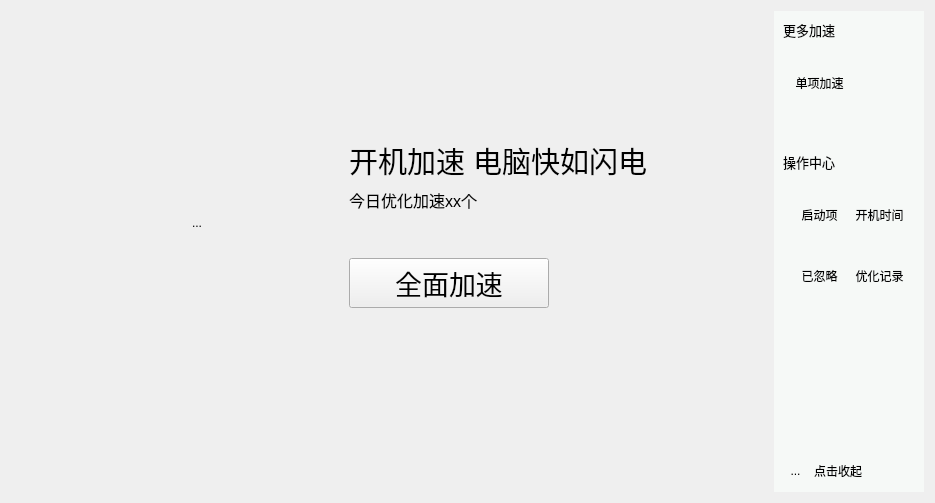
    <widget class="QWidget" name="Accelerate">
     <layout class="QHBoxLayout" name="horizontalLayout_27">
      <item>
       <layout class="QVBoxLayout" name="verticalLayout_8">
        <item>
         <widget class="QLabel" name="label_20">
          <property name="text">
           <string/>
          </property>
         </widget>
        </item>
        <item>
         <spacer name="verticalSpacer_11">
          <property name="orientation">
           <enum>Qt::Vertical</enum>
          </property>
          <property name="sizeHint" stdset="0">
           <size>
            <width>742</width>
            <height>68</height>
           </size>
          </property>
         </spacer>
        </item>
        <item>
         <layout class="QHBoxLayout" name="horizontalLayout_17">
          <item>
           <widget class="QLabel" name="label_36">
            <property name="minimumSize">
             <size>
              <width>80</width>
              <height>0</height>
             </size>
            </property>
            <property name="maximumSize">
             <size>
              <width>80</width>
              <height>16777215</height>
             </size>
            </property>
            <property name="text">
             <string/>
            </property>
           </widget>
          </item>
          <item>
           <layout class="QHBoxLayout" name="horizontalLayout_16">
            <item>
             <widget class="QToolButton" name="toolButton_67">
              <property name="minimumSize">
               <size>
                <width>200</width>
                <height>200</height>
               </size>
              </property>
              <property name="text">
               <string>...</string>
              </property>
              <property name="autoRaise">
               <bool>true</bool>
              </property>
             </widget>
            </item>
            <item>
             <widget class="QLabel" name="label_35">
              <property name="minimumSize">
               <size>
                <width>40</width>
                <height>0</height>
               </size>
              </property>
              <property name="maximumSize">
               <size>
                <width>40</width>
                <height>16777215</height>
               </size>
              </property>
              <property name="text">
               <string/>
              </property>
             </widget>
            </item>
            <item>
             <layout class="QVBoxLayout" name="verticalLayout_7">
              <item>
               <spacer name="verticalSpacer_13">
                <property name="orientation">
                 <enum>Qt::Vertical</enum>
                </property>
                <property name="sizeHint" stdset="0">
                 <size>
                  <width>20</width>
                  <height>40</height>
                 </size>
                </property>
               </spacer>
              </item>
              <item>
               <layout class="QHBoxLayout" name="horizontalLayout_13">
                <item>
                 <widget class="QLabel" name="label_41">
                  <property name="font">
                   <font>
                    <pointsize>22</pointsize>
                    <weight>50</weight>
                    <bold>false</bold>
                   </font>
                  </property>
                  <property name="text">
                   <string>开机加速 电脑快如闪电</string>
                  </property>
                 </widget>
                </item>
                <item>
                 <spacer name="horizontalSpacer_20">
                  <property name="orientation">
                   <enum>Qt::Horizontal</enum>
                  </property>
                  <property name="sizeHint" stdset="0">
                   <size>
                    <width>40</width>
                    <height>20</height>
                   </size>
                  </property>
                 </spacer>
                </item>
               </layout>
              </item>
              <item>
               <layout class="QHBoxLayout" name="horizontalLayout_12">
                <item>
                 <widget class="QLabel" name="label_42">
                  <property name="font">
                   <font>
                    <pointsize>12</pointsize>
                   </font>
                  </property>
                  <property name="text">
                   <string>今日优化加速xx个</string>
                  </property>
                 </widget>
                </item>
                <item>
                 <spacer name="horizontalSpacer_22">
                  <property name="orientation">
                   <enum>Qt::Horizontal</enum>
                  </property>
                  <property name="sizeHint" stdset="0">
                   <size>
                    <width>40</width>
                    <height>20</height>
                   </size>
                  </property>
                 </spacer>
                </item>
               </layout>
              </item>
              <item>
               <spacer name="verticalSpacer_7">
                <property name="orientation">
                 <enum>Qt::Vertical</enum>
                </property>
                <property name="sizeHint" stdset="0">
                 <size>
                  <width>20</width>
                  <height>40</height>
                 </size>
                </property>
               </spacer>
              </item>
              <item>
               <layout class="QHBoxLayout" name="horizontalLayout_11">
                <item>
                 <widget class="QPushButton" name="pushButton_13">
                  <property name="minimumSize">
                   <size>
                    <width>200</width>
                    <height>50</height>
                   </size>
                  </property>
                  <property name="font">
                   <font>
                    <pointsize>20</pointsize>
                   </font>
                  </property>
                  <property name="text">
                   <string>全面加速</string>
                  </property>
                 </widget>
                </item>
                <item>
                 <spacer name="horizontalSpacer_13">
                  <property name="orientation">
                   <enum>Qt::Horizontal</enum>
                  </property>
                  <property name="sizeHint" stdset="0">
                   <size>
                    <width>40</width>
                    <height>20</height>
                   </size>
                  </property>
                 </spacer>
                </item>
               </layout>
              </item>
              <item>
               <spacer name="verticalSpacer_8">
                <property name="orientation">
                 <enum>Qt::Vertical</enum>
                </property>
                <property name="sizeHint" stdset="0">
                 <size>
                  <width>20</width>
                  <height>40</height>
                 </size>
                </property>
               </spacer>
              </item>
             </layout>
            </item>
            <item>
             <spacer name="horizontalSpacer_21">
              <property name="orientation">
               <enum>Qt::Horizontal</enum>
              </property>
              <property name="sizeHint" stdset="0">
               <size>
                <width>40</width>
                <height>20</height>
               </size>
              </property>
             </spacer>
            </item>
           </layout>
          </item>
          <item>
           <spacer name="horizontalSpacer_23">
            <property name="orientation">
             <enum>Qt::Horizontal</enum>
            </property>
            <property name="sizeHint" stdset="0">
             <size>
              <width>40</width>
              <height>20</height>
             </size>
            </property>
           </spacer>
          </item>
         </layout>
        </item>
        <item>
         <spacer name="verticalSpacer_12">
          <property name="orientation">
           <enum>Qt::Vertical</enum>
          </property>
          <property name="sizeHint" stdset="0">
           <size>
            <width>742</width>
            <height>88</height>
           </size>
          </property>
         </spacer>
        </item>
        <item>
         <layout class="QHBoxLayout" name="horizontalLayout_10">
          <item>
           <widget class="QLabel" name="label_106">
            <property name="minimumSize">
             <size>
              <width>0</width>
              <height>50</height>
             </size>
            </property>
            <property name="text">
             <string/>
            </property>
           </widget>
          </item>
          <item>
           <spacer name="horizontalSpacer_6">
            <property name="orientation">
             <enum>Qt::Horizontal</enum>
            </property>
            <property name="sizeHint" stdset="0">
             <size>
              <width>40</width>
              <height>20</height>
             </size>
            </property>
           </spacer>
          </item>
         </layout>
        </item>
       </layout>
      </item>
      <item>
       <widget class="QWidget" name="widget_tool_5" native="true">
        <property name="minimumSize">
         <size>
          <width>150</width>
          <height>0</height>
         </size>
        </property>
        <property name="maximumSize">
         <size>
          <width>150</width>
          <height>16777215</height>
         </size>
        </property>
        <property name="styleSheet">
         <string notr="true">background-color: rgb(246, 249, 247);</string>
        </property>
        <layout class="QGridLayout" name="gridLayout_31">
         <item row="4" column="0" colspan="2">
          <widget class="QWidget" name="widget_25" native="true">
           <layout class="QGridLayout" name="gridLayout_32"/>
          </widget>
         </item>
         <item row="3" column="0" colspan="2">
          <widget class="QWidget" name="widget_27" native="true">
           <property name="minimumSize">
            <size>
             <width>0</width>
             <height>150</height>
            </size>
           </property>
           <property name="maximumSize">
            <size>
             <width>16777215</width>
             <height>150</height>
            </size>
           </property>
           <layout class="QGridLayout" name="gridLayout_8">
            <item row="0" column="0">
             <layout class="QHBoxLayout" name="horizontalLayout_63">
              <item>
               <widget class="QToolButton" name="toolButton_63">
                <property name="minimumSize">
                 <size>
                  <width>55</width>
                  <height>55</height>
                 </size>
                </property>
                <property name="maximumSize">
                 <size>
                  <width>55</width>
                  <height>55</height>
                 </size>
                </property>
                <property name="text">
                 <string>启动项</string>
                </property>
                <property name="autoRaise">
                 <bool>true</bool>
                </property>
               </widget>
              </item>
              <item>
               <widget class="QToolButton" name="toolButton_64">
                <property name="minimumSize">
                 <size>
                  <width>55</width>
                  <height>55</height>
                 </size>
                </property>
                <property name="maximumSize">
                 <size>
                  <width>55</width>
                  <height>55</height>
                 </size>
                </property>
                <property name="text">
                 <string>开机时间</string>
                </property>
                <property name="autoRaise">
                 <bool>true</bool>
                </property>
               </widget>
              </item>
             </layout>
            </item>
            <item row="1" column="0">
             <layout class="QHBoxLayout" name="horizontalLayout_64">
              <item>
               <widget class="QToolButton" name="toolButton_66">
                <property name="minimumSize">
                 <size>
                  <width>55</width>
                  <height>55</height>
                 </size>
                </property>
                <property name="maximumSize">
                 <size>
                  <width>55</width>
                  <height>55</height>
                 </size>
                </property>
                <property name="text">
                 <string>已忽略</string>
                </property>
                <property name="autoRaise">
                 <bool>true</bool>
                </property>
               </widget>
              </item>
              <item>
               <widget class="QToolButton" name="toolButton_65">
                <property name="minimumSize">
                 <size>
                  <width>55</width>
                  <height>55</height>
                 </size>
                </property>
                <property name="maximumSize">
                 <size>
                  <width>55</width>
                  <height>55</height>
                 </size>
                </property>
                <property name="text">
                 <string>优化记录</string>
                </property>
                <property name="autoRaise">
                 <bool>true</bool>
                </property>
               </widget>
              </item>
             </layout>
            </item>
            <item row="2" column="0">
             <spacer name="verticalSpacer_15">
              <property name="orientation">
               <enum>Qt::Vertical</enum>
              </property>
              <property name="sizeHint" stdset="0">
               <size>
                <width>20</width>
                <height>40</height>
               </size>
              </property>
             </spacer>
            </item>
           </layout>
          </widget>
         </item>
         <item row="1" column="0" colspan="2">
          <widget class="QWidget" name="widget_26" native="true">
           <property name="minimumSize">
            <size>
             <width>0</width>
             <height>100</height>
            </size>
           </property>
           <property name="maximumSize">
            <size>
             <width>16777215</width>
             <height>100</height>
            </size>
           </property>
           <layout class="QGridLayout" name="gridLayout_33">
            <item row="1" column="0">
             <widget class="QToolButton" name="toolButton_58">
              <property name="minimumSize">
               <size>
                <width>55</width>
                <height>55</height>
               </size>
              </property>
              <property name="maximumSize">
               <size>
                <width>55</width>
                <height>55</height>
               </size>
              </property>
              <property name="text">
               <string>单项加速</string>
              </property>
              <property name="autoRaise">
               <bool>true</bool>
              </property>
             </widget>
            </item>
            <item row="1" column="1">
             <spacer name="horizontalSpacer_18">
              <property name="orientation">
               <enum>Qt::Horizontal</enum>
              </property>
              <property name="sizeHint" stdset="0">
               <size>
                <width>40</width>
                <height>20</height>
               </size>
              </property>
             </spacer>
            </item>
            <item row="2" column="0">
             <spacer name="verticalSpacer_14">
              <property name="orientation">
               <enum>Qt::Vertical</enum>
              </property>
              <property name="sizeHint" stdset="0">
               <size>
                <width>20</width>
                <height>40</height>
               </size>
              </property>
             </spacer>
            </item>
           </layout>
          </widget>
         </item>
         <item row="6" column="1">
          <widget class="QLabel" name="label_38">
           <property name="text">
            <string>点击收起</string>
           </property>
          </widget>
         </item>
         <item row="6" column="0">
          <widget class="QToolButton" name="toolButton_57">
           <property name="minimumSize">
            <size>
             <width>25</width>
             <height>25</height>
            </size>
           </property>
           <property name="maximumSize">
            <size>
             <width>25</width>
             <height>25</height>
            </size>
           </property>
           <property name="text">
            <string>...</string>
           </property>
           <property name="autoRaise">
            <bool>true</bool>
           </property>
          </widget>
         </item>
         <item row="5" column="0" colspan="2">
          <spacer name="verticalSpacer_16">
           <property name="orientation">
            <enum>Qt::Vertical</enum>
           </property>
           <property name="sizeHint" stdset="0">
            <size>
             <width>20</width>
             <height>40</height>
            </size>
           </property>
          </spacer>
         </item>
         <item row="0" column="0" colspan="2">
          <widget class="QLabel" name="label_39">
           <property name="font">
            <font>
             <pointsize>10</pointsize>
            </font>
           </property>
           <property name="text">
            <string>更多加速</string>
           </property>
          </widget>
         </item>
         <item row="2" column="0" colspan="2">
          <widget class="QLabel" name="label_40">
           <property name="font">
            <font>
             <pointsize>10</pointsize>
            </font>
           </property>
           <property name="text">
            <string>操作中心</string>
           </property>
          </widget>
         </item>
        </layout>
       </widget>
      </item>
     </layout>
    </widget>
